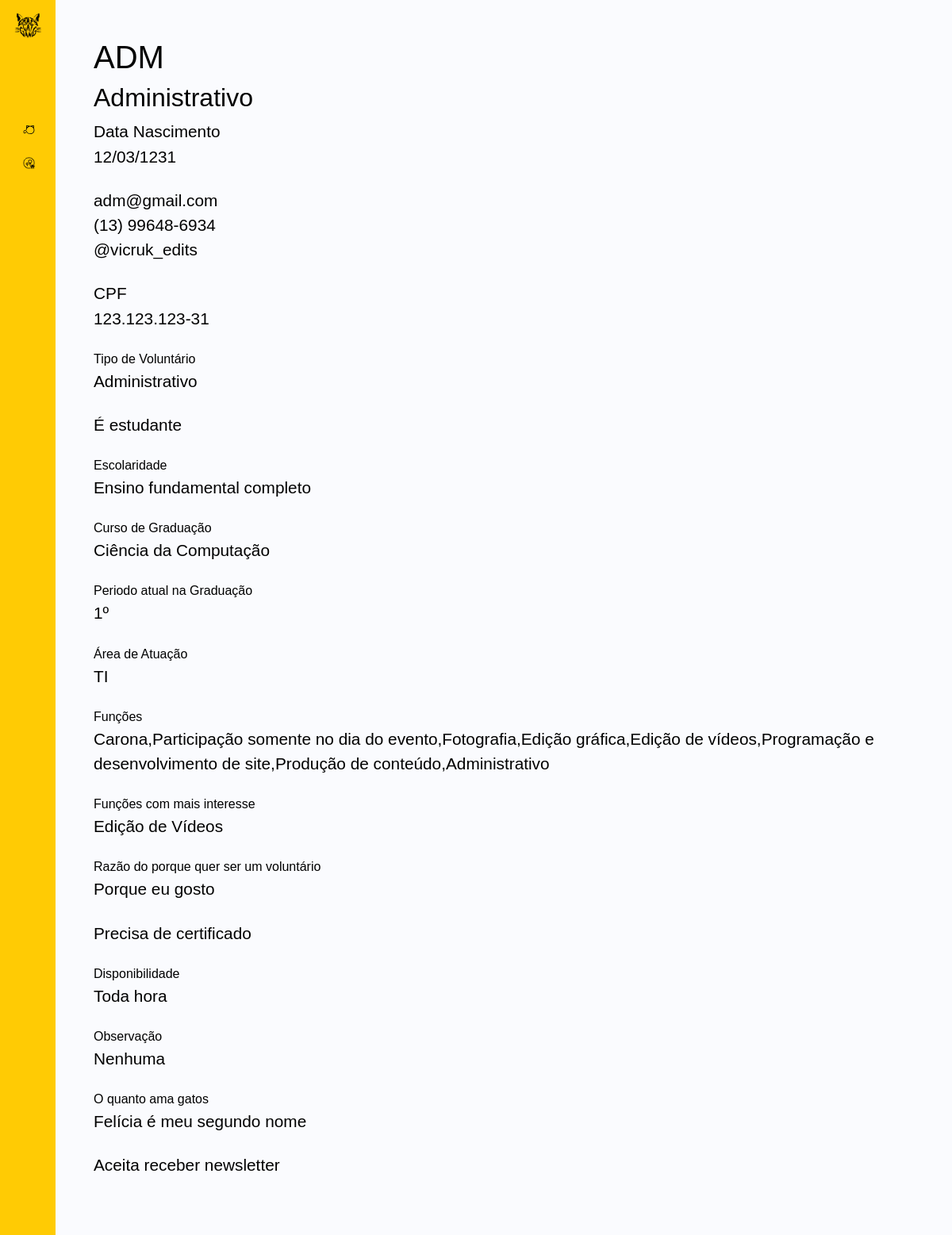
The page /cms/visualizarVoluntario.php?idb=16 on the database its author committed.
### tables this page shows
CREATE TABLE IF NOT EXISTS `user` (
  `id` int(11) NOT NULL AUTO_INCREMENT,
  `registrado` timestamp NOT NULL DEFAULT current_timestamp() ON UPDATE current_timestamp(),
  `nome` text NOT NULL,
  `data_nascimento` date NOT NULL,
  `email` text NOT NULL,
  `celular` text NOT NULL,
  `cpf` text NOT NULL,
  `insta` text DEFAULT NULL,
  `senha` text DEFAULT NULL,
  `tipo` text NOT NULL,
  `estudante` int(11) DEFAULT 0,
  `escolaridade` text DEFAULT NULL,
  `curso_graduacao` text DEFAULT NULL,
  `periodo_graduacao` text DEFAULT NULL,
  `area_atuacao` text DEFAULT NULL,
  `funcoes` text DEFAULT NULL,
  `funcoes_interesse` text DEFAULT NULL,
  `carona_disponibilidade` text DEFAULT NULL,
  `razao` text DEFAULT NULL,
  `certificado` int(11) DEFAULT NULL,
  `disponibilidade` text DEFAULT NULL,
  `observacao` text DEFAULT NULL,
  `amor` text DEFAULT NULL,
  `newsletter` int(11) DEFAULT 0,
  `mora_em` text DEFAULT NULL,
  `pets` int(11) DEFAULT 0,
  `pets_quais` text DEFAULT NULL,
  `pets_vacinas` text DEFAULT NULL,
  `pets_testados` text DEFAULT NULL,
  `pets_castrados` text DEFAULT NULL,
  `bairro` text DEFAULT NULL,
  `endereco` text DEFAULT NULL,
  `user_status` varchar(50) NOT NULL DEFAULT 'Em análise',
  PRIMARY KEY (`id`)
);

### cms/visualizarVoluntario.php (the view, shortened to what this page needs)
<?php
include ("../models/conexao.php");
include ("../views/blades/header4.php");
include ("../views/blades/sidebar.php");
$idb = $_GET["idb"];
$query = mysqli_query($conexao, "SELECT * FROM user WHERE id = $idb");
?>
<div class="main container-fluid p-5">
    <?php
        while ($exibe = mysqli_fetch_array($query)) {
        $dataNascimento = new DateTime($exibe['data_nascimento']);
        $stringDataNascimento = $dataNascimento->format('d/m/Y');
    ?>
    <h1><?php echo $exibe[2]?></h1>
    <h3><?php echo $exibe[9]?></h3>
    <div class="mb-4">
        <p>Data Nascimento</p>
        <p><?php echo $stringDataNascimento?></p>
    </div>
    <div class="mb-4">
        <p><?php echo $exibe['email']?></p>
        <p><?php echo $exibe['celular']?></p>
        <p><?php echo $exibe['insta']?></p>
    </div>
    <div class="mb-4">
        <p>CPF</p>
        <p><?php echo $exibe['cpf']?></p>
    </div>
    <div class="mb-4">
        <p2>Tipo de Voluntário</p2>
        <p><?php echo $exibe['tipo']?></p>
    </div>
    <?php if($exibe['tipo'] == "Administrativo"){?>
        <div class="mb-4">
            <?php if($exibe['estudante'] == 1){?>
                <p>É estudante</p>
            <?php } else{ ?>
                <p>Não é estudante</p>
            <?php } ?>
        </div>
        <div class="mb-4">
            <p2>Escolaridade</p2>
            <p><?php echo $exibe['escolaridade']?></p>
        </div>
        <div class="mb-4">
            <p2>Curso de Graduação</p2>
            <p><?php echo $exibe['curso_graduacao']?></p>
        </div>
        <div class="mb-4">
            <p2>Periodo atual na Graduação</p2>
            <p><?php echo $exibe['periodo_graduacao']?></p>
        </div>
        <div class="mb-4">
            <p2>Área de Atuação</p2>
            <p><?php echo $exibe['area_atuacao']?></p>
        </div>
        <div class="mb-4">
            <p2>Funções</p2>
            <p><?php echo $exibe['funcoes']?></p>
        </div>
        <div class="mb-4">
            <p2>Funções com mais interesse</p2>
            <p><?php echo $exibe['funcoes_interesse']?></p>
        </div>
        <div class="mb-4">
            <p2>Razão do porque quer ser um voluntário</p2>
            <p><?php echo $exibe['razao']?></p>
        </div>
        <div class="mb-4">
            <?php if($exibe['certificado'] == 1){?>
                <p>Precisa de certificado</p>
            <?php } else{ ?>
                <p>Não precisa de certificado</p>
            <?php } ?>
        </div>
        <div class="mb-4">
            <p2>Disponibilidade</p2>
            <p><?php echo $exibe['disponibilidade']?></p>
        </div>
        <div class="mb-4">
            <p2>Observação</p2>
            <p><?php echo $exibe['observacao']?></p>
        </div>
        <div class="mb-4">
            <p2>O quanto ama gatos</p2>
            <p><?php echo $exibe['amor']?></p>
        </div>
        <div class="mb-4">
            <?php if($exibe['newsletter'] == 1){?>
                <p>Aceita receber newsletter</p>
            <?php } else{ ?>
                <p>Não aceita receber newsletter</p>
            <?php } ?>
        </div>
    <?php } ?>
    <?php } ?>
</div>
<?php
include ("../views/blades/footer3.php");
?>

### css/styleGestao.css (style rules this page uses)
h1, h2 { color: #000 !important }
h3 { font-size: 2em !important; }
p { padding: 0; margin: 0; color: #000; font-size: 1.3em; }
p2 { color: #000; font-size: 1em; }
body { font-family: 'Coolvetica', sans-serif; color: #000; }
.main { min-height: 100vh; width: 100%; margin-left: 70px; overflow: hidden; transition: all 0.35s ease-in-out; background-color: #fafbfe; }

### rows shown on the page
user: nome "ADM", tipo "Administrativo", data_nascimento "12/03/1231", email "adm@gmail.com", celular "(13) 99648-6934", insta "@vicruk_edits", cpf "123.123.123-31", estudante "É estudante", escolaridade "Ensino fundamental completo", curso_graduacao "Ciência da Computação", periodo_graduacao "1º", area_atuacao "TI", funcoes "Carona,Participação somente no dia do evento,Fotografia,Edição gráfica,Edição de vídeos,Programação e desenvolvimento de site,Produção de conteúdo,Administrativo", funcoes_interesse "Edição de Vídeos", razao "Porque eu gosto", certificado "Precisa de certificado", disponibilidade "Toda hora", observacao "Nenhuma", amor "Felícia é meu segundo nome", newsletter "Aceita receber newsletter"
